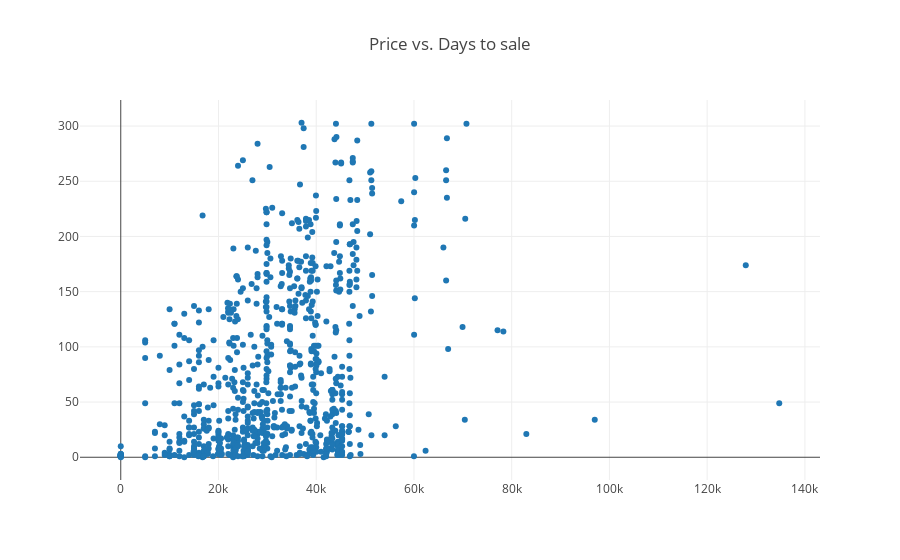

Notebook code for this chart:
### Markdown cell above
We notice that the outcome variables is positively skewed for both classes. The median number of days until sale are 70.5 and 26 days for the new and old class respectively. Also, In the the combined classes boxplot we notice a small number of  outliers values greater than 298.

### Code cell
layout = go.Layout(title='Price vs. Days to sale')
fig = go.Figure([go.Scatter(x=data1['asking_price'],y=data1['daysOnWeb'],mode = 'markers')], layout=layout)
iplot(fig)

### Figure 1 — Plotly figure (JSON) as saved in the notebook; plotly's stock layout.template omitted (floating-point values rounded to 4 significant figures; data arrays with more than 128 entries replaced by an {"elided": "..."} marker saying what was removed)
{"data": [{"mode": "markers", "type": "scatter", "uid": "5dd4cdf0-30fc-4911-ad9d-1cf6fc86ea66", "x": {"elided": "813 int values"}, "y": {"elided": "813 int values"}}], "layout": {"title": {"text": "Price vs. Days to sale"}}}
